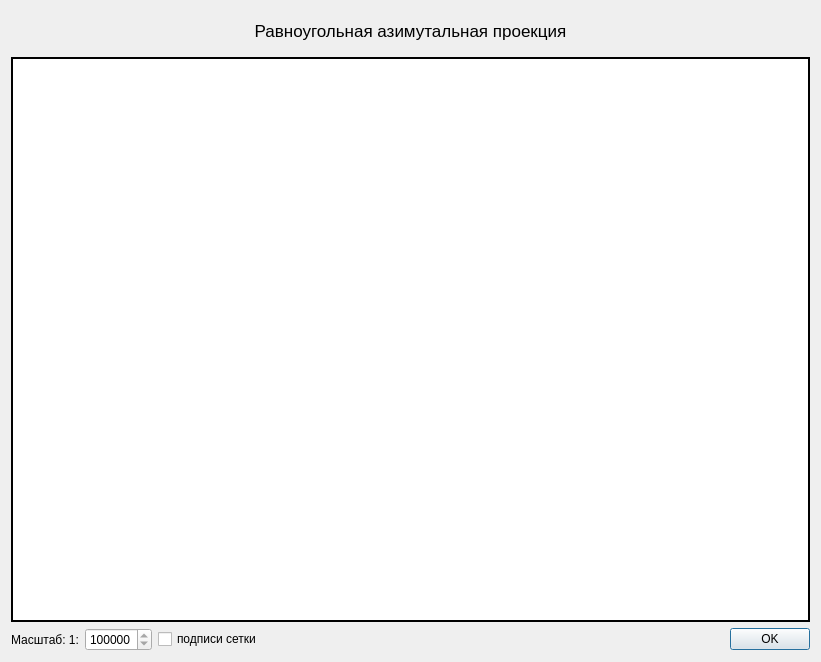
<?xml version="1.0" encoding="UTF-8"?>
<ui version="4.0">
 <class>Dialog</class>
 <widget class="QDialog" name="Dialog">
  <property name="geometry">
   <rect>
    <x>0</x>
    <y>0</y>
    <width>821</width>
    <height>662</height>
   </rect>
  </property>
  <property name="minimumSize">
   <size>
    <width>500</width>
    <height>400</height>
   </size>
  </property>
  <property name="windowTitle">
   <string>Демонстрация</string>
  </property>
  <layout class="QGridLayout" name="gridLayout">
   <item row="1" column="0" colspan="5">
    <widget class="QFrame" name="frame">
     <property name="autoFillBackground">
      <bool>false</bool>
     </property>
     <property name="styleSheet">
      <string notr="true">background-color: rgb(255,255,255); border:2px solid rgb(0, 0, 0); </string>
     </property>
     <property name="frameShape">
      <enum>QFrame::Box</enum>
     </property>
     <property name="frameShadow">
      <enum>QFrame::Plain</enum>
     </property>
     <property name="lineWidth">
      <number>1</number>
     </property>
    </widget>
   </item>
   <item row="2" column="0">
    <widget class="QLabel" name="label_2">
     <property name="text">
      <string>Масштаб: 1:</string>
     </property>
    </widget>
   </item>
   <item row="2" column="1">
    <widget class="QSpinBox" name="scale">
     <property name="minimum">
      <number>5000000</number>
     </property>
     <property name="maximum">
      <number>1000000000</number>
     </property>
     <property name="singleStep">
      <number>50000000</number>
     </property>
     <property name="value">
      <number>100000000</number>
     </property>
    </widget>
   </item>
   <item row="2" column="4">
    <widget class="QDialogButtonBox" name="buttonBox">
     <property name="orientation">
      <enum>Qt::Horizontal</enum>
     </property>
     <property name="standardButtons">
      <set>QDialogButtonBox::Ok</set>
     </property>
    </widget>
   </item>
   <item row="2" column="3">
    <spacer name="horizontalSpacer">
     <property name="orientation">
      <enum>Qt::Horizontal</enum>
     </property>
     <property name="sizeHint" stdset="0">
      <size>
       <width>318</width>
       <height>20</height>
      </size>
     </property>
    </spacer>
   </item>
   <item row="0" column="0" colspan="5">
    <widget class="QLabel" name="label">
     <property name="maximumSize">
      <size>
       <width>16777215</width>
       <height>40</height>
      </size>
     </property>
     <property name="font">
      <font>
       <pointsize>13</pointsize>
      </font>
     </property>
     <property name="text">
      <string>Равноугольная азимутальная проекция</string>
     </property>
     <property name="alignment">
      <set>Qt::AlignCenter</set>
     </property>
    </widget>
   </item>
   <item row="2" column="2">
    <widget class="QCheckBox" name="labelAxis">
     <property name="text">
      <string>подписи сетки</string>
     </property>
    </widget>
   </item>
  </layout>
 </widget>
 <resources/>
 <connections>
  <connection>
   <sender>buttonBox</sender>
   <signal>accepted()</signal>
   <receiver>Dialog</receiver>
   <slot>accept()</slot>
   <hints>
    <hint type="sourcelabel">
     <x>248</x>
     <y>254</y>
    </hint>
    <hint type="destinationlabel">
     <x>157</x>
     <y>274</y>
    </hint>
   </hints>
  </connection>
 </connections>
</ui>
